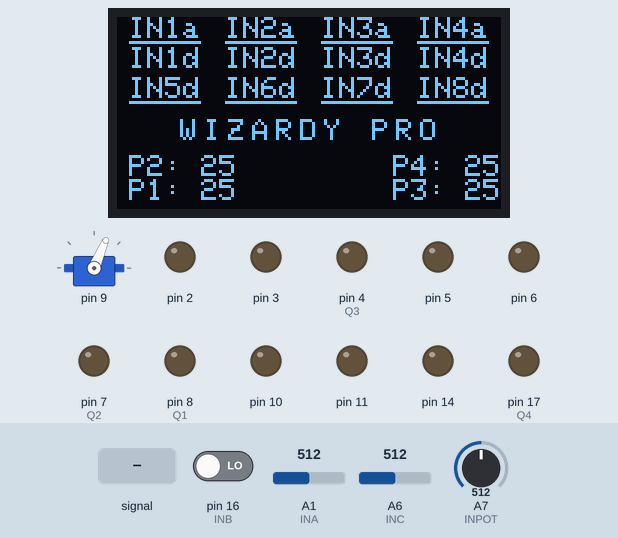
Recording of a sketch running on a simulated Arduino Nano, built with avr-gcc and run on an emulated ATmega328P. On the bench: 128×64 one-colour display, servo, output pins drawn as LEDs (lit = HIGH). The inputs (shaded band) are chosen by the test bench; at power-on: A7 (INPOT) = 512, A1 (INA) = 512, A6 (INC) = 512, pin 16 (INB) LOW. Pins used as bus, display or sensor lines are not drawn.

Above: at 1.2 s.
1.3 s: A1 (INA) fed a 200 Hz sine of ±255 counts around its level
At 1.49 s:
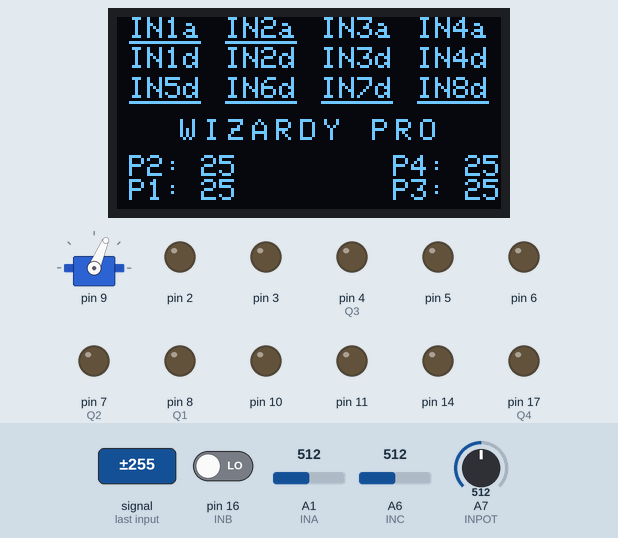
3.2 s: A7 (INPOT) set to 306
At 4.4 s:
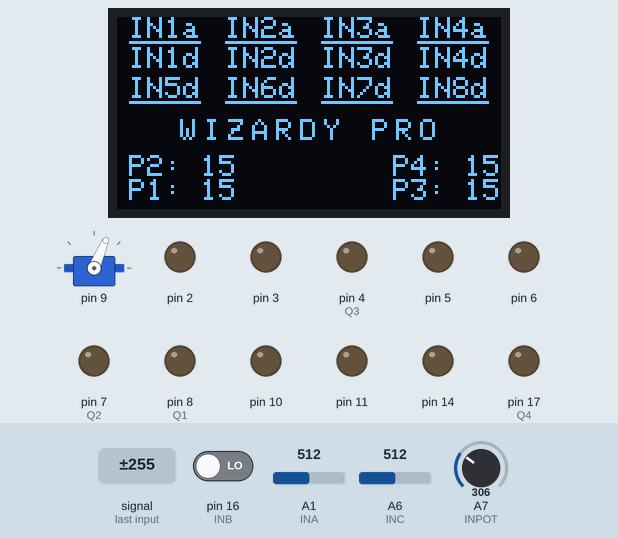
4.7 s: A1 (INA) set to 190
At 5.9 s:
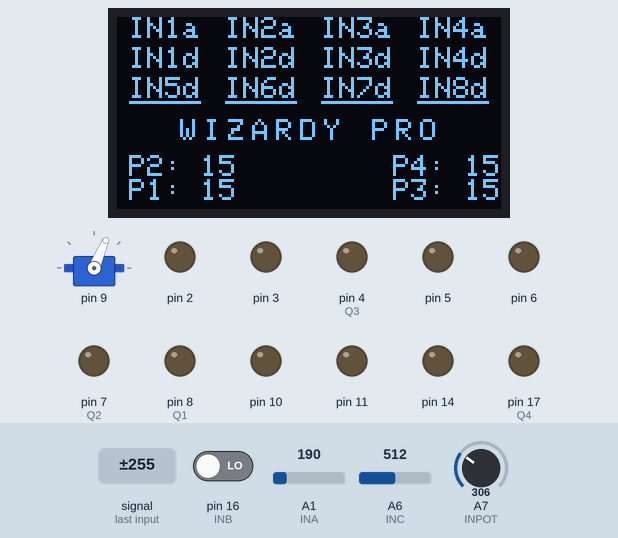
6.2 s: A6 (INC) set to 190
At 7.4 s:
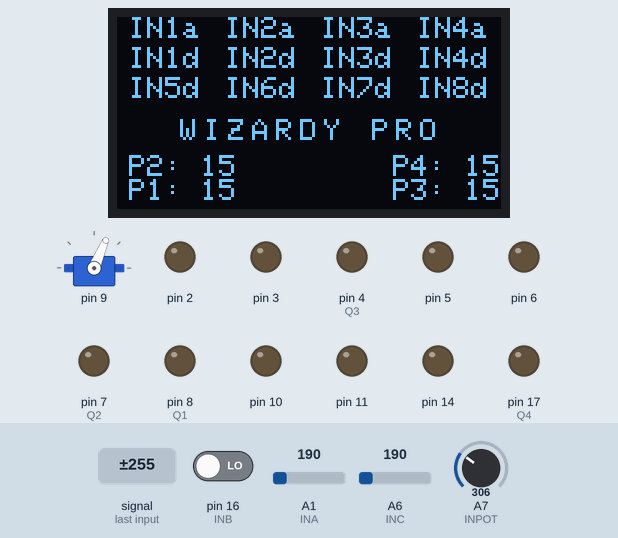
7.7 s: pin 16 (INB) driven HIGH
At 8.9 s:
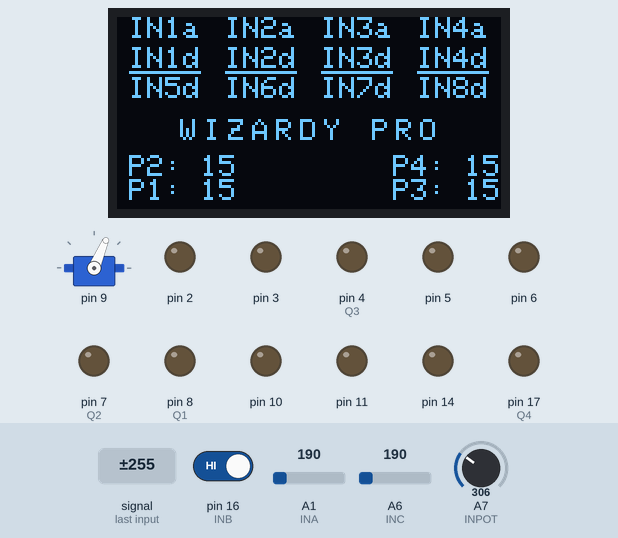
9.2 s: A1 (INA) set to 210
At 10.4 s:
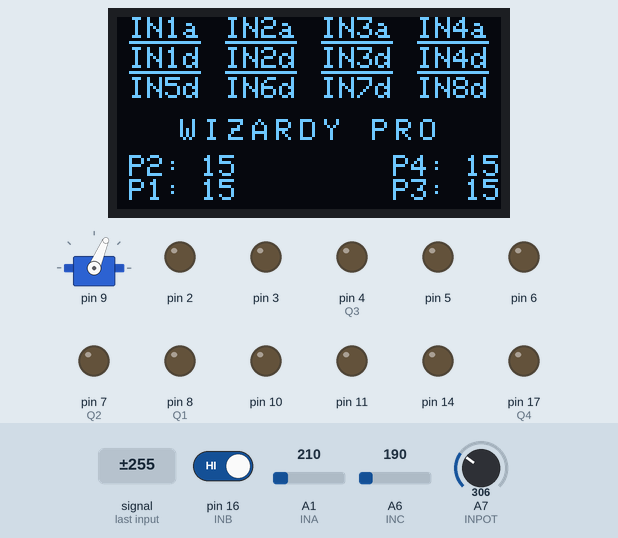
Timing chart, 0 to 11.7 s (numbered marks = the images above; inputs shaded):
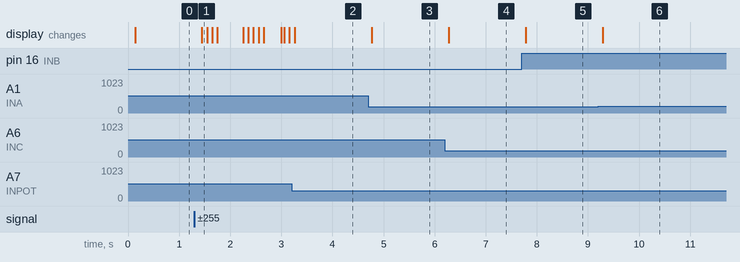

Measured:
- after the input at 1.3 s, the display: changes after 0.15 s (image 1)
- after the input at 4.7 s, the display: changes after 0.07 s (image 3)
- after the input at 6.2 s, the display: changes after 0.07 s (image 4)
- after the input at 7.7 s, the display: changes after 0.08 s (image 5)
- after the input at 9.2 s, the display: changes after 0.09 s (image 6)

The sketch:

Wizardy_base.ino
```cpp
// Wizardy Pro V2
// Richard van Wijk - April 2026
//
// Wizardy Pro is build with a Arduino Pro Mini Atmega328P 5V 16Mhz board.
// Sketch to be uploaded with FTDI FT232RL USB To TTL Serial IC Adapter Converter
// or other USB to TTL interface (e.g. Arduino Uno with chip removed)
// Wizardy Pro V2 features 4 analog / digital inputs and 8 digital inputs. The inputs are all multiplexed
// Wizardy Pro V2 features 4 potmeters that allow for external parameter adjustment. All potmeters are multiplexed to a single analog input
// Wizardy Pro V2 allow to set the 4 Q-Outputs independent of the state of the 2 motor outputs.
// Wizardy Pro V2 features 4 outputs for servo motors. Q1, Q2, Q3 are either digital outputs or Servo outputs. Servo 4 is independent. Q4 is independent.
// Make sure to switch off output logic in case Q1/2/3 is used as servo output. Check void "showOutputs" and "setOutputs" and definitions set pinmode - disable resp. Qx as output.
//
// Reading of inputs / POTS are done every cycle, however, display is only refreshed if changes happen to input/output/pots. This is to gain maximum loop speed
//
// Servo's can be adjusted in a generic way using ServoCh. Also, to gain speed, if angle is not changed, the void will be exited immediately.
//
// The modified TB6612 lib is based on: https://github.com/sparkfun/SparkFun_TB6612FNG_Arduino_Library
// Display 128x64 SSD1306 OLED - AdaFruit outputr: https://learn.adafruit.com/adafruit-gfx-graphics-library/
//
#include <Adafruit_SSD1306.h>
#include "Whizzbizz_TB6612.h" // Output lib for TB6612FNG enabling control over each output individually
#include <Servo.h>

// One servo = the Servo object + the last angle written to it
struct ServoCh {
  Servo servo;
  uint16_t last = 0xFFFF;      // 0xFFFF = nothing written yet
};

// TB6612 pins definition
#define AIN1 2
#define AIN2 3
#define PWMA 5
#define BIN1 10
#define BIN2 11
#define PWMB 6
#define STBY 14

// Inputs, Outputs and potmeters
#define INA            A1    // Multiplexed input for inputs 1-4 (analog). Max Input voltage 10V, resistor bridge dividing input voltage by 2.
#define INB            16    // Multiplexed input for inputs 5-8 (digital). Max Input voltage 9V, Capped with zener at 5V for Arduino
#define INC            A6    // Multiplexed input for inputs 9-12 (digital (A-D conversion in SW)). Max Input voltage 9V, Capped with zener at 5V for Arduino
#define INPOT          A7    // Multiplexed input for the 4 potmeters
#define S1             13    // Multiplexer Control bit 1
#define S2             12    // Multiplexer Control bit 2
#define MINREG         0     // Minimal analogue speed potmeter value
#define MAXREG         1023  // Maximal analogue potmeter value
#define DEFAULT_TRESH  450   // Detects >4.5 volt as HIGH
#define TRESHOLD_MAX   50    // Maximal level of trigger/detection level or theshold
#define DELAY_MAX      5000  // Maximal delay after sensor trigger or pulse width of monoflop in ms (0 ~ 5 sec)
#define SPEED_STEPS    30    // Step value for smooth motor speed
#define MAX_VALUE      255   // Used to output logic on the motor-/outputr-outputs
#define DIG_THRES      200   // Used to decide whether on analog input there is a zero or a one
#define Q1             8     // This pin is used either as an digital output 1 or as servo 1 control
#define Q2             7     // This pin is used either as an digital output 2 or as servo 2 control
#define Q3             4     // This pin is used either as an digital output 3 or as servo 3 control
#define Q4             17    // Independent digital output 4
#define SERVO4         9     // Independent servo 4 control

// Scan speed / response tuning
#define FAST_ADC              1     // (not used in this version of the sketch)
#define POT_READ_INTERVAL_MS  50    // (not used in this version of the sketch)
#define DISPLAY_INTERVAL_MS   100   // Minimum time between two screen refreshes. A refresh blocks the loop for ~25 ms, and only happens when something on screen changed

bool logging = true;          // Serial logging during development...
int currentOutputSpeed;
bool currentOutputDir = true; // true=forward(CW), false=backwards(CCW)
uint16_t potValue1;           // Value read from potentiometer 1
uint16_t potValue2;           // Value read from potentiometer 2
uint16_t potValue3;           // Value read from potentiometer 3
uint16_t potValue4;           // Value read from potentiometer 4
uint8_t sensorTresh1;         // Analog trigger threshold value of potentiometer 1
uint8_t sensorTresh2;         // Analog trigger threshold value of potentiometer 2
uint8_t sensorTresh3;         // Analog trigger threshold value of potentiometer 3
uint8_t sensorTresh4;         // Analog trigger threshold value of potentiometer 4
int timeDelay;                // Smooth motor delay or pulse width of monoflop in ms

// Initializing TB6612FNG driver and SSD1306 screen and SERVO('s)
Output Out1 = Output(AIN1, AIN2, PWMA, 1, STBY);
Output Out2 = Output(BIN1, BIN2, PWMB, 1, STBY);
Adafruit_SSD1306 display(128, 64, &Wire, -1);

ServoCh Servo4;                                       // Add Servo# to this line with ,'s

// Inputs
bool input1, input2, input3, input4, input5, input6;
bool input7, input8, input9, input10, input11, input12;
bool* inputs[12] = {
  &input1, &input2, &input3, &input4, &input5, &input6,
  &input7, &input8, &input9, &input10, &input11, &input12
};

// Custom input names, max 4 characters each
const char* inputNames[12] = {
  "IN1a", "IN2a", "IN3a", "IN4a",
  "IN1d", "IN2d", "IN3d", "IN4d",
  "IN5d", "IN6d", "IN7d", "IN8d"
};

// Outputs
bool output1, output2, output3, output4;
bool* outputs[4] = { &output1, &output2, &output3, &output4 };

// Potmeters (1..50)
uint8_t potvalue1 = 1, potvalue2 = 1, potvalue3 = 1, potvalue4 = 1;
uint16_t* pots[4] = { &potValue1, &potValue2, &potValue3, &potValue4 };

const char* functionName = "WIZARDY PRO";  // max 10 chars at size 2

// Layout (pixels)
const uint8_t INPUT_COLS    = 4;
const uint8_t INPUT_CELL_W  = 128 / INPUT_COLS;  // 32
const uint8_t INPUT_PITCH   = 10;                // 8 px text + underline
const uint8_t FUNC_Y        = 30;                // size 2 text, 14 px high
const uint8_t POT_Y         = 46;                // two rows, 8 px apart
const uint8_t POT_ROW_H     = 8;
const uint8_t OUT_Y         = 62;                // 2 px thick blocks
const uint8_t OUT_W         = 28;                // 4 x 32 px cells, 2 px margin

// ----------------------------------------------------------------------------------------------------------------

void setup() {

  if (logging) Serial.begin(38400);

  if(!display.begin(SSD1306_SWITCHCAPVCC, 0x3C)) {
    Serial.println(F("SSD1306 allocation failed"));
    for(;;); // Don't proceed, loop forever
  }
  display.clearDisplay();
  display.setTextColor(SSD1306_WHITE);
  display.display();

//Assign servo

  servoAttach(Servo4, SERVO4, 67);            // call structure for this void: (ServoName, OutputPin, start Angle)

// Set pin-modes and read sensor defaults...
  pinMode(INA, INPUT);    // Multiplexed input for 4 analog signals
  pinMode(INB, INPUT);    // Multiplexed input for 4 digital signals
  pinMode(INC, INPUT);    // Multiplexed input for 4 digital signals
  pinMode(INPOT, INPUT);  // Multiplexed input for 4 potmeters
  pinMode(S1, OUTPUT);    // Multiplexer control signal 1
  pinMode(S2, OUTPUT);    // Multiplexer control signal 2
  pinMode(Q1, OUTPUT);    // Either output 1 or Servo 1. Disable this line in case of servo usage
  pinMode(Q2, OUTPUT);    // Either output 2 or Servo 1. Disable this line in case of servo usage
  pinMode(Q3, OUTPUT);    // Either output 3 or Servo 1. Disable this line in case of servo usage
  pinMode(Q4, OUTPUT);    // Output 4

}

void loop() {

  ReadInputs();
  updateScreen();         // this line should be last of the loop. It updates the display in case of changes

}

// ========== Display Functions ==========

void drawInputs() {
  int16_t x1, y1;
  uint16_t w, h;

  display.setTextSize(1);
  for (uint8_t i = 0; i < 12; i++) {
    uint8_t col = i % INPUT_COLS;
    uint8_t row = i / INPUT_COLS;

    char label[5];                          // Reserves 4 chars + terminator in RAM (5 bytes)
    strncpy(label, inputNames[i], 4);       // Copy max 4 characters in label with InputNames[i] as a source :: enforce the 4-character limit
    label[4] = '\0';                        // strncpy does add a terminator, this line ensures it has a terminator

    display.getTextBounds(label, 0, 0, &x1, &y1, &w, &h);

    int16_t x = col * INPUT_CELL_W + (INPUT_CELL_W - w) / 2;
    int16_t y = row * INPUT_PITCH;

    display.setCursor(x, y);
    display.print(label);

    if (*inputs[i]) {
      display.drawFastHLine(x, y + 8, w, SSD1306_WHITE);  // 1 px underline
    }
  }
}

void drawFunctionName() {
  display.setFont();          // default font
  display.setTextSize(1);

  const uint8_t PITCH = 8;    // 6 px glyph + 2 px extra spacing
  const int16_t Y = 34;       // top of text, centred in the gap (y=29..45)

  uint8_t n = strlen(functionName);
  int16_t total = n * PITCH - (PITCH - 5);   // last glyph has 5 px of ink
  int16_t x = (128 - total) / 2;

  for (uint8_t i = 0; i < n; i++) {           //Function name is printed letter by letter with predefined pitch
    display.setCursor(x + i * PITCH, Y);
    display.write(functionName[i]);
  }
}

void drawPots() {
  display.setTextSize(1);

  const int16_t LEFT_X  = 4;
  const int16_t RIGHT_X = 128 - 36;  // "Px: " + 2 digits = 6 chars x 6 px = 36 px -> x=92

  for (uint8_t i = 0; i < 4; i++) {
    bool top   = (i % 2 == 1);       // P2, P4 on the top row
    bool right = (i >= 2);           // P3, P4 in the right column

    int16_t x = right ? RIGHT_X : LEFT_X;
    int16_t y = POT_Y + (top ? 0 : POT_ROW_H);

    display.setCursor(x, y);
    display.print('P');
    display.print(i + 1);
    display.print(": ");
    display.print(map(*pots[i], MINREG, MAXREG, 1, TRESHOLD_MAX));
  }
}

void drawOutputs() {
  for (uint8_t i = 0; i < 4; i++) {
    if (*outputs[i]) {
      display.fillRect(i * 32 + 2, OUT_Y, OUT_W, 2, SSD1306_WHITE);
    }
  }
}

void drawScreen() {
  display.clearDisplay();
  display.setTextColor(SSD1306_WHITE);
  drawInputs();
  drawFunctionName();
  drawPots();
  drawOutputs();
  display.display();
}

void updateScreen() {
  // Calls drawScreen() only when something visible has changed (inputs, outputs, displayed pot values)
  // AND at least DISPLAY_INTERVAL_MS has passed since the last check.
  // display.display() sends the full 1 KB buffer over I2C and blocks for ~25 ms, so while nothing changes the loop runs at full speed.
  static unsigned long lastCheck = 0;
  static uint16_t lastIO   = 0xFFFF;       // 12 input bits + 4 output bits, as last drawn
  static uint32_t lastPots = 0xFFFFFFFF;   // 4 displayed pot values, 6 bits each (max 24 bits used, so 0xFFFFFFFF = "never drawn" forces the first draw)

  unsigned long now = millis();
  if (now - lastCheck < DISPLAY_INTERVAL_MS) return;
  lastCheck = now;

  uint16_t io = 0;
  for (uint8_t i = 0; i < 12; i++) if (*inputs[i])  io |= 1u << i;
  for (uint8_t i = 0; i < 4;  i++) if (*outputs[i]) io |= 1u << (12 + i);

  uint32_t pv = 0;
  for (uint8_t i = 0; i < 4; i++) pv = (pv << 6) | map(*pots[i], MINREG, MAXREG, 1, TRESHOLD_MAX);

  if (io == lastIO && pv == lastPots) return;   // nothing changed: skip the 25 ms refresh
  lastIO = io;
  lastPots = pv;
  drawScreen();
}

// ========== END OF DISPLAY FUNCTIONS ==========

void ReadInputs() {
  // Reads potmeters and sets thesholds.
  // Reads inputs and decides logic value of input A based on threshold of potmeters
  // All inputs are multiplexed by using Arduino ports 12 and 13. The Multiplexer selector inputs are inverted compared to the Arduino port 12 and 13

  PORTB |= (1 << PORTB4) | (1 << PORTB5); //set multiplexers to select input 0

  potValue1 = analogRead(INPOT);
  sensorTresh1 = round10(map(potValue1, MINREG, MAXREG, 1, TRESHOLD_MAX));
  input1 = (analogRead(INA) > (sensorTresh1*10));
  input5 = digitalRead(INB);
  input9 = (analogRead(INC) > DIG_THRES);


  PORTB = (PORTB & ~((1 << PORTB4) | (1 << PORTB5))) | (1 << PORTB4); //set multiplexers to select input 1

  potValue2 = analogRead(INPOT);
  sensorTresh2 = round10(map(potValue2, MINREG, MAXREG, 1, TRESHOLD_MAX));
  input2 = (analogRead(INA) > (sensorTresh2*10));
  input6 = digitalRead(INB);
  input10 = (analogRead(INC) > DIG_THRES);

  PORTB = (PORTB & ~((1 << PORTB4) | (1 << PORTB5))) | (1 << PORTB5); //set multiplexers to select input 2

  potValue3 = analogRead(INPOT);
  sensorTresh3 = round10(map(potValue3, MINREG, MAXREG, 1, TRESHOLD_MAX));
  input3 = (analogRead(INA) > (sensorTresh3*10));
  input7 = digitalRead(INB);
  input11 = (analogRead(INC) > DIG_THRES);

  PORTB &= ~((1 << PORTB4) | (1 << PORTB5)); //set multiplexers to select input 3

  potValue4 = analogRead(INPOT);
  sensorTresh4 = round10(map(potValue4, MINREG, MAXREG, 1, TRESHOLD_MAX));
  input4 = (analogRead(INA) > (sensorTresh4*10));
  input8 = digitalRead(INB);
  input12 = (analogRead(INC) > DIG_THRES);

}

// ========== OUTPUT CONTROL (Q OUTPUTS) ==========

void setOutputs(bool OUT1, bool OUT2, bool OUT3, bool OUT4) {
  PORTB = (PORTB & ~(1 << PORTB0)) | ((!OUT1) << PORTB0);    //Set Q1 according to OUT1 => Switch off in case Q1 is used for SERVO
  PORTD = (PORTD & ~(1 << PORTD7)) | ((!OUT2) << PORTD7);    //Set Q2 according to OUT2 => Switch off in case Q2 is used for SERVO
  PORTD = (PORTD & ~(1 << PORTD4)) | ((!OUT3) << PORTD4);    //Set Q3 according to OUT3 => Switch off in case Q3 is used for SERVO
  PORTC = (PORTC & ~(1 << PORTC3)) | ((!OUT4) << PORTC3);    //Set Q4 according to OUT4
}

// ========== END OF OUTPUT CONTROL ==========

// ========== SERVO CONTROL FUNCTIONS ==========

// Generic: move any servo, skipping the write when the angle has not changed
void servoControl(ServoCh &ch, uint16_t angle) {
  if (angle == ch.last) return;
  ch.last = angle;
  ch.servo.write(angle);
}

// Generic: write the rest angle first, then attach (no twitch at power-up)
void servoAttach(ServoCh &ch, uint8_t pin, uint16_t restAngle) {
  servoControl(ch, restAngle);
  ch.servo.attach(pin);
}

// ========== END OF SERVO CONTROL FUNCTIONS ==========

// ========== MISCELANEOUS FUNCTIONS ==========

void logSerial(String message) {
  // Handled overhere so logging to serial can easily be switched off...
  if (logging) Serial.println(message);
  //return;
}

unsigned long round10(unsigned long n) {
  return (n/10 + (n%10>4)) * 10;
}

// ========== END OF MISCELANEOUS FUNCTIONS ==========
```

Whizzbizz_TB6612.cpp
```cpp
//****************************************************************************************************
//
// Whizzbizz.com - Arnoud van Delden - november/december 2021
//
// Dedicated class for the TB6612FNG H-Bridge Output Driver based on the SparkFun TB6612FNG library
// Adapted because the 'Zauberling' needs to have individual access to all four outputs
//
// ***************************************************************************************************

#include "Whizzbizz_TB6612.h"
#include <Arduino.h>

Output::Output(int In1pin, int In2pin, int PWMpin, int offset, int STBYpin) {
  In1 = In1pin;
  In2 = In2pin;
  PWM = PWMpin;
  Standby = STBYpin;
  Offset = offset;

  pinMode(In1, OUTPUT);
  pinMode(In2, OUTPUT);
  pinMode(PWM, OUTPUT);
  pinMode(Standby, OUTPUT);
}

void Output::set(int speed) {
  digitalWrite(Standby, HIGH);
  speed = speed * Offset;
  if (speed>=0) {
    if (speed==0) {
      // Set both control lines to LOW
      digitalWrite(In1, LOW);
      digitalWrite(In2, LOW);
    } else {
      digitalWrite(In1, HIGH);
      digitalWrite(In2, LOW);
      analogWrite(PWM, speed);
    }
  } else {
    digitalWrite(In1, LOW);
    digitalWrite(In2, HIGH);
    analogWrite(PWM, -speed);
  }
}

void Output::brake() {
   // Set both control lines to HIGH
   digitalWrite(In1, HIGH);
   digitalWrite(In2, HIGH);
   analogWrite(PWM,0);
}

void Output::clear() {
   digitalWrite(In1, LOW);
   digitalWrite(In2, LOW);
}

void Output::standby() {
   digitalWrite(Standby, LOW);
}
```

Whizzbizz_TB6612.h
```cpp
//****************************************************************************************************
//
// Whizzbizz.com - Arnoud van Delden - november/december 2021
//
// Dedicated class for the TB6612FNG H-Bridge Output Driver based on the SparkFun TB6612FNG library
// Adapted because the 'Zauberling' needs to have individual access to all four outputs
//
// ***************************************************************************************************

#ifndef WHIZZBIZZ_TB6612_h
#define WHIZZBIZZ_TB6612_h

#include <Arduino.h>

class Output {
  public:
    // Constructor, basically sets up the control pins
    Output(int In1pin, int In2pin, int PWMpin, int offset, int STBYpin);

    // Drive in direction given by sign, at output value defined by parameter 'speed'
    void set(int speed);

	  // Stops output by setting both control pins HIGH, may be used as a motor brake
    void brake();

    // Flushes output by clearing both control pins to LOW
    void clear();

    // Set the chip to standby mode. The drive function takes it out of standby
    // (forward, back, left, and right all call drive)
    void standby();

  private:
    //variables for the 2 inputs, PWM input, Offset value, and the Standby pin
    int In1, In2, PWM, Offset,Standby;
};

#endif
```
